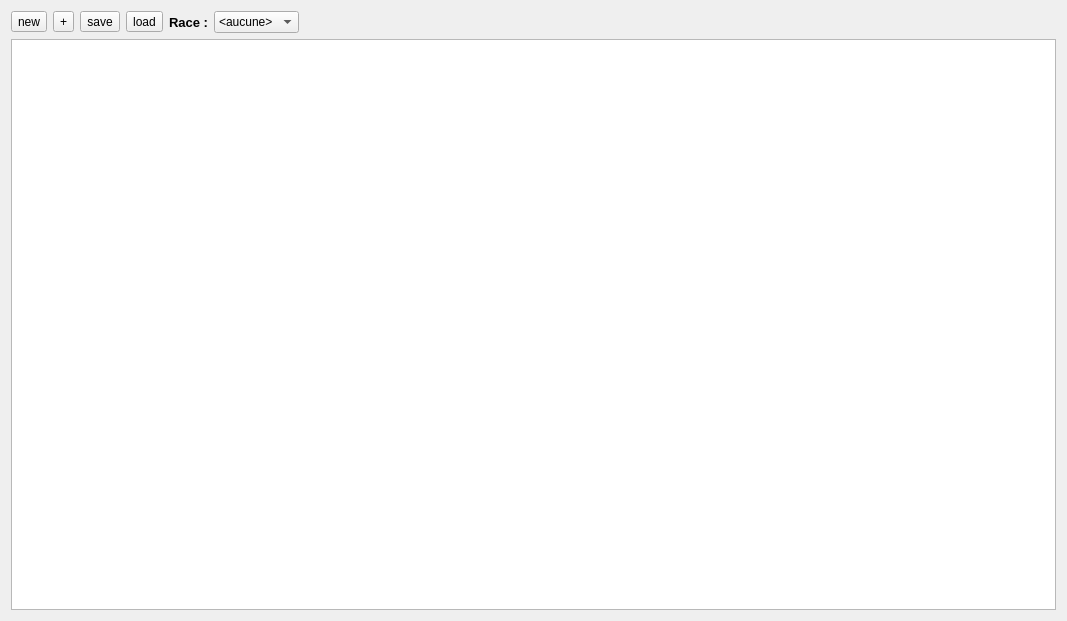
<?xml version="1.0" encoding="UTF-8"?>
<ui version="4.0">
 <class>ArmyWindowEvolved</class>
 <widget class="QWidget" name="ArmyWindowEvolved">
  <property name="geometry">
   <rect>
    <x>0</x>
    <y>0</y>
    <width>1067</width>
    <height>621</height>
   </rect>
  </property>
  <property name="windowTitle">
   <string>Form</string>
  </property>
  <layout class="QVBoxLayout" name="verticalLayout">
   <item>
    <layout class="QHBoxLayout" name="horizontalLayout">
     <item>
      <widget class="QToolButton" name="toolButton_4">
       <property name="text">
        <string>new</string>
       </property>
      </widget>
     </item>
     <item>
      <widget class="QToolButton" name="toolButton">
       <property name="text">
        <string>+</string>
       </property>
      </widget>
     </item>
     <item>
      <widget class="QToolButton" name="toolButton_2">
       <property name="text">
        <string>save</string>
       </property>
      </widget>
     </item>
     <item>
      <widget class="QToolButton" name="toolButton_3">
       <property name="text">
        <string>load</string>
       </property>
      </widget>
     </item>
     <item>
      <widget class="QLabel" name="labelRace">
       <property name="font">
        <font>
         <pointsize>10</pointsize>
         <weight>75</weight>
         <bold>true</bold>
        </font>
       </property>
       <property name="text">
        <string>Race :</string>
       </property>
      </widget>
     </item>
     <item>
      <widget class="QComboBox" name="comboBoxRace">
       <item>
        <property name="text">
         <string>&lt;aucune&gt;</string>
        </property>
       </item>
      </widget>
     </item>
     <item>
      <spacer name="horizontalSpacer">
       <property name="orientation">
        <enum>Qt::Horizontal</enum>
       </property>
       <property name="sizeHint" stdset="0">
        <size>
         <width>40</width>
         <height>20</height>
        </size>
       </property>
      </spacer>
     </item>
    </layout>
   </item>
   <item>
    <widget class="QListView" name="listView"/>
   </item>
  </layout>
 </widget>
 <resources/>
 <connections/>
</ui>
